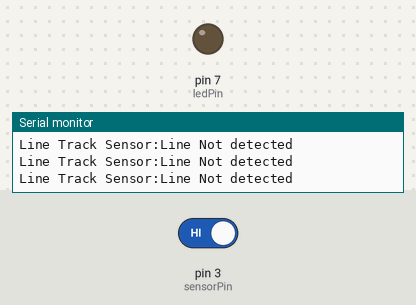
Recording of a sketch running on a simulated Arduino Uno, built with avr-gcc and run on an emulated ATmega328P. On the bench: output pins drawn as LEDs (lit = HIGH), the last lines printed to the serial monitor. The test bench sets the inputs (shaded band); at power-on: pin 3 (sensorPin) HIGH.

Above: at 1.8 s.
1.9 s: pin 3 (sensorPin) driven LOW
At 2.6 s:
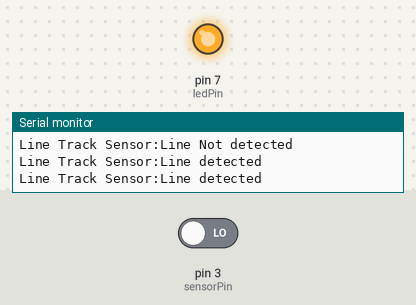
3.5 s: pin 3 (sensorPin) driven HIGH
At 4.9 s:
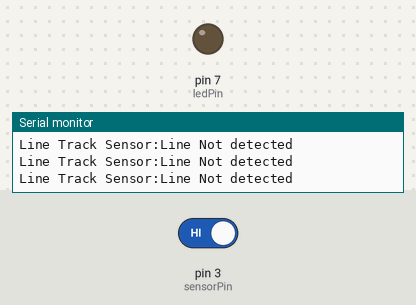
Timing chart, 0 to 6.5 s (numbered marks = the images above; inputs shaded):
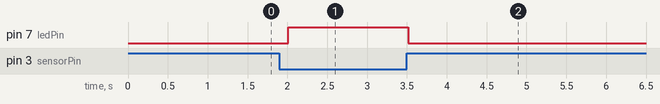

Measured:
- after the input at 1.9 s, pin 7 (ledPin): LOW → HIGH after 0.11 s
- after the input at 3.5 s, pin 7 (ledPin): HIGH → LOW at once

The sketch:

Line_Track_Sensor.ino
```cpp
/*** Atya Technologies - Line Track Sensor ***/

//Pin Declaration:
int sensorPin = 3;
int ledPin = 7;  //LED 7(ON BOARD LED) pin

// Variables declaration:
int val;  // variable to store sensor reading

// the setup routine runs once when you press reset:

void setup() {
  // Set led pin as output
  pinMode(ledPin, OUTPUT);
  pinMode(sensorPin, INPUT);  // define sensor as input
  Serial.begin(9600);         // initialize serial communication with PC
  Serial.println("Welcome to Atya Technologies Pvt. Ltd.");
}

// the loop routine runs over and over again forever:

void loop() {
  Serial.print("Line Track Sensor:");
  val = digitalRead(sensorPin);  // read value from sensor
  if (val == LOW) {
    digitalWrite(ledPin, HIGH);
    Serial.println("Line detected");
    delay(500);
  } else {
    digitalWrite(ledPin, LOW);
    Serial.println("Line Not detected");
    delay(500);
  }
  Serial.println();
}
```
